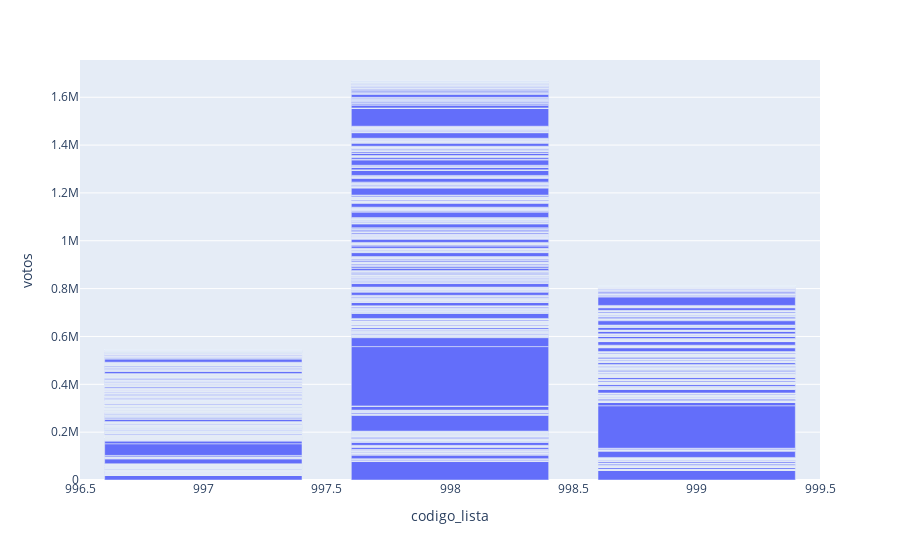

This figure's notebook cell:
### Code cell
import plotly.express as px
fig= px.bar(ca4, x='codigo_lista', y='votos')
fig.show()

### Figure 1 — Plotly figure (JSON) as saved in the notebook; plotly's stock layout.template omitted (floating-point values rounded to 4 significant figures; data arrays with more than 128 entries replaced by an {"elided": "..."} marker saying what was removed)
{"data": [{"alignmentgroup": "True", "hovertemplate": "codigo_lista=%{x}<br>votos=%{y}<extra></extra>", "legendgroup": "", "marker": {"color": "#636efa", "pattern": {"shape": ""}}, "name": "", "offsetgroup": "", "orientation": "v", "showlegend": false, "textposition": "auto", "type": "bar", "x": {"elided": "3350 int values"}, "xaxis": "x", "y": {"elided": "3350 int values"}, "yaxis": "y"}], "layout": {"barmode": "relative", "legend": {"tracegroupgap": 0}, "margin": {"t": 60}, "xaxis": {"anchor": "y", "domain": [0, 1], "title": {"text": "codigo_lista"}}, "yaxis": {"anchor": "x", "domain": [0, 1], "title": {"text": "votos"}}}}
